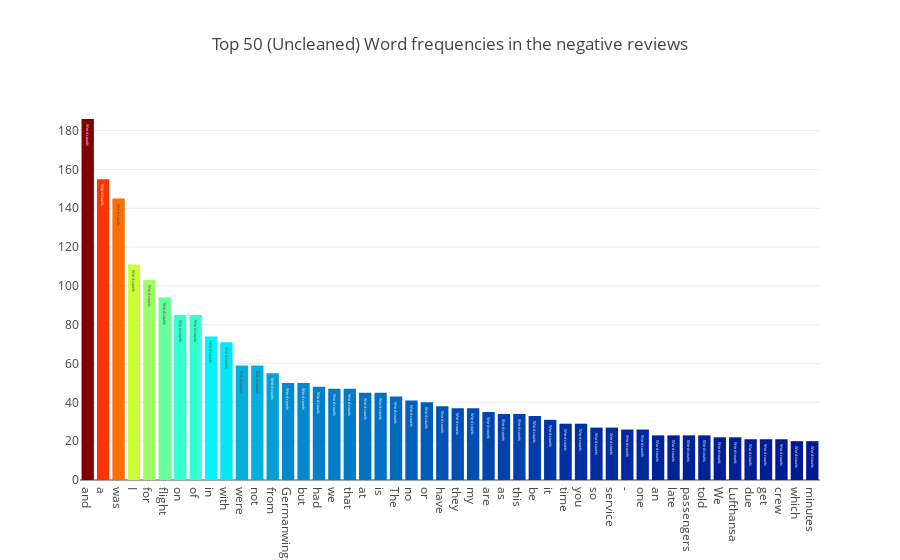

Write notebook code for a chart like this one.
### Code cell
all_words = df_review[df_review['Recommended']=="no"]["Review"].str.split(expand=True).unstack().value_counts()
data = [go.Bar(
            x = all_words.index.values[2:50],
            y = all_words.values[2:50],
            marker= dict(colorscale='Jet',
                         color = all_words.values[2:100]
                        ),
            text='Word counts'
    )]

layout = go.Layout(
    title='Top 50 (Uncleaned) Word frequencies in the negative reviews'
)

fig = go.Figure(data=data, layout=layout)

py.iplot(fig, filename='basic-bar')

### Figure 1 — Plotly figure (JSON) as saved in the notebook; plotly's stock layout.template omitted (floating-point values rounded to 4 significant figures)
{"data": [{"marker": {"color": [186, 155, 145, 111, 103, 94, 85, 85, 74, 71, 59, 59, 55, 50, 50, 48, 47, 47, 45, 45, 43, 41, 40, 38, 37, 37, 35, 34, 34, 33, 31, 29, 29, 27, 27, 26, 26, 23, 23, 23, 23, 22, 22, 21, 21, 21, 20, 20, 20, 19, 19, 18, 17, 17, 17, 16, 16, 16, 16, 16, 16, 16, 15, 15, 15, 15, 15, 15, 14, 14, 14, 14, 14, 14, 13, 13, 13, 13, 13, 13, 13, 12, 12, 12, 12, 12, 12, 12, 12, 12, 12, 12, 12, 12, 11, 11, 11, 11], "colorscale": "Jet"}, "text": "Word counts", "type": "bar", "uid": "d7a3b561-e3a0-4d73-9eb7-2622ea090ca9", "x": ["and", "a", "was", "I", "for", "flight", "on", "of", "in", "with", "were", "not", "from", "Germanwings", "but", "had", "we", "that", "at", "is", "The", "no", "or", "have", "they", "my", "are", "as", "this", "be", "it", "time", "you", "so", "service", "-", "one", "an", "late", "passengers", "told", "We", "Lufthansa", "due", "get", "crew", "which", "minutes"], "y": [186, 155, 145, 111, 103, 94, 85, 85, 74, 71, 59, 59, 55, 50, 50, 48, 47, 47, 45, 45, 43, 41, 40, 38, 37, 37, 35, 34, 34, 33, 31, 29, 29, 27, 27, 26, 26, 23, 23, 23, 23, 22, 22, 21, 21, 21, 20, 20]}], "layout": {"title": {"text": "Top 50 (Uncleaned) Word frequencies in the negative reviews"}}}
